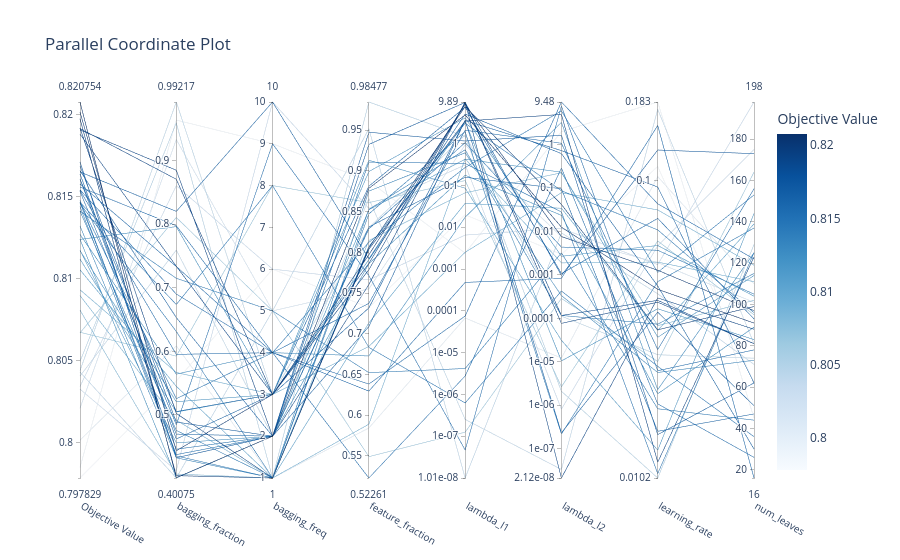

The code cell stored with this chart in its notebook:
### Markdown cell above
### 1.2 Parallel coordinate plot

**Задание:** постройте parallel coordinate plot для `study`. Изучите график и ответьте письменно (в markdown-ячейке ниже): какие гиперпараметры, судя по графику, слабо влияют на итоговый AUC и их можно было бы зафиксировать на разумном значении по умолчанию, чтобы сократить пространство поиска?

### Code cell
from optuna.visualization import plot_parallel_coordinate

# TODO: постройте parallel coordinate plot

fig = plot_parallel_coordinate(study)
fig.show()
